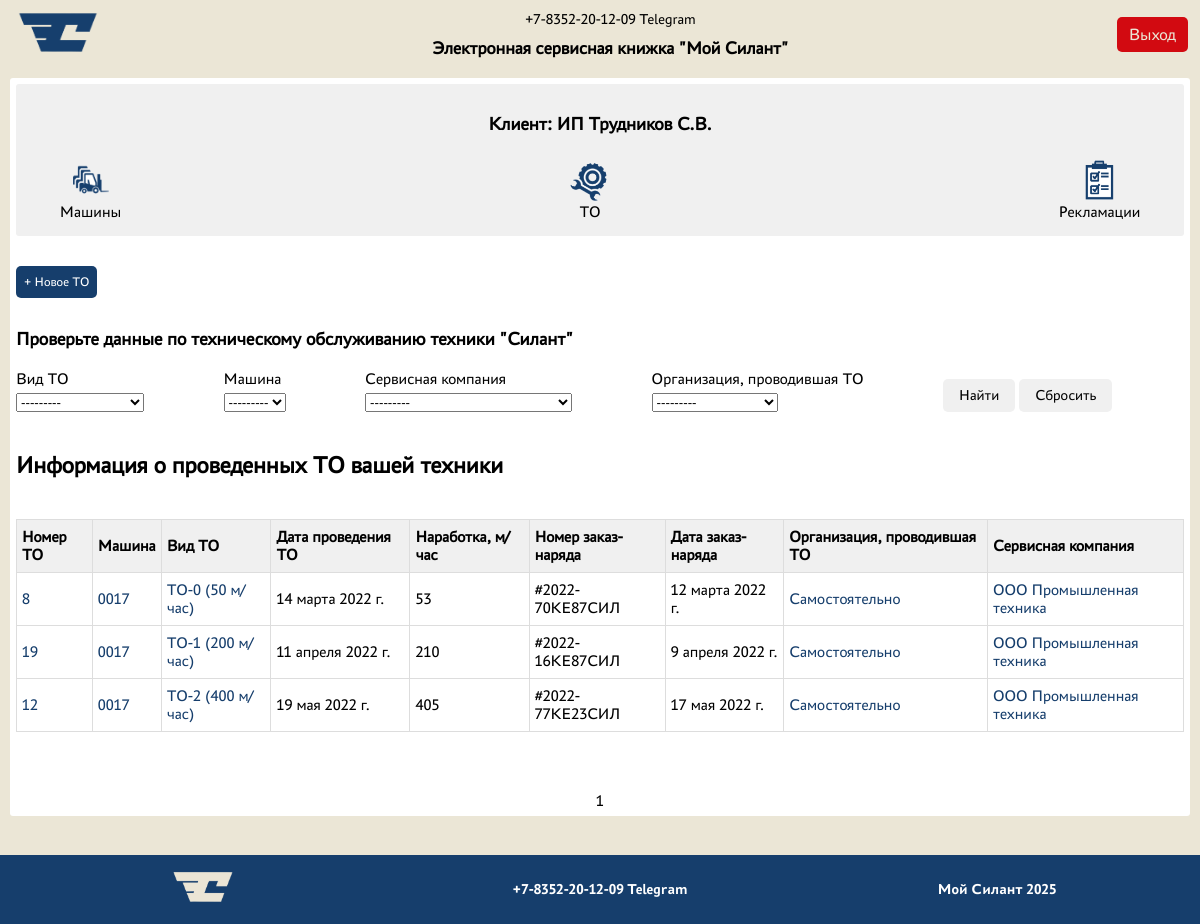
Page /maintenances/ (signed in) on the committed database.
### silant_app/models.py (models this page shows, shortened)
class Client(models.Model):
    name = models.CharField(max_length=255, verbose_name="Имя клиента")
    description = models.TextField(default="Клиент", verbose_name="Описание")
    user = models.OneToOneField(User, on_delete=models.CASCADE, verbose_name="Пользователь")

class Maintenance(models.Model):
    maintenance_type = models.ForeignKey(MaintenanceType, on_delete=models.CASCADE, verbose_name="Вид ТО")
    maintenance_date = models.DateField(verbose_name="Дата проведения ТО")
    operating_time = models.IntegerField(default=0, verbose_name="Наработка, м/час")
    order_number = models.CharField(max_length=255, verbose_name="Номер заказ-наряда")
    order_date = models.DateField(verbose_name="Дата заказ-наряда")
    maintenance_organization = models.ForeignKey(MaintenanceOrganization, on_delete=models.CASCADE, verbose_name="Организация, проводившая ТО")
    machine = models.ForeignKey(Machine, on_delete=models.CASCADE, verbose_name="Машина")
    service_company = models.ForeignKey(ServiceCompany, on_delete=models.CASCADE, verbose_name="Сервисная компания")

class Machine(models.Model):
    serial_number = models.CharField(unique=True, max_length=255, verbose_name="Заводской № машины")
    technic_model = models.ForeignKey(TechnicModel, on_delete=models.CASCADE, verbose_name="Модель техники")
    engine_model = models.ForeignKey(EngineModel, on_delete=models.CASCADE, verbose_name="Модель двигателя")
    engine_number = models.CharField(max_length=255, verbose_name="Заводской № двигателя")
    transmission_model = models.ForeignKey(TransmissionModel, on_delete=models.CASCADE, verbose_name="Модель трансмиссии")
    transmission_number = models.CharField(max_length=255, verbose_name="Заводской № трансмиссии")
    driving_axle_model = models.ForeignKey(DrivingAxleModel, on_delete=models.CASCADE, verbose_name="Модель ведущего моста")
    driving_axle_number = models.CharField(max_length=255, verbose_name="Заводской № ведущего моста")
    steer_axle_model = models.ForeignKey(SteerAxleModel, on_delete=models.CASCADE, verbose_name="Модель управляемого моста")
    steer_axle_number = models.CharField(max_length=255, verbose_name="Заводской № управляемого моста")
    delivery_contract = models.CharField(max_length=255, verbose_name="Договор поставки (№, дата)")
    shipment_date = models.DateField(verbose_name="Дата отгрузки с завода")
    recipient = models.CharField(max_length=255, verbose_name="Грузополучатель (конечный потребитель)")
    delivery_address = models.CharField(max_length=255, verbose_name="Адрес поставки (эксплуатации)")
    configuration = models.TextField(max_length=80, default="Стандарт", verbose_name="Комплектация (доп. опции)")
    client = models.ForeignKey(Client, on_delete=models.CASCADE, verbose_name="Клиент")
    service_company = models.ForeignKey(ServiceCompany, on_delete=models.CASCADE, verbose_name="Сервисная компания")
    def __str__(self):
        return self.serial_number

class MaintenanceType(models.Model):
    name = models.CharField(max_length=255, verbose_name="Вид ТО")
    description = models.TextField(blank=True, verbose_name="Описание")
    def __str__(self):
        return self.name

class MaintenanceOrganization(models.Model):
    name = models.CharField(max_length=255, verbose_name="Название")
    description = models.TextField(default="Организация, проводившая ТО", verbose_name="Описание")
    def __str__(self):
        return self.name

class ServiceCompany(models.Model):
    name = models.CharField(max_length=255, verbose_name="Сервисная компания")
    description = models.TextField(default="Сервисная компания", verbose_name="Описание")
    user = models.OneToOneField(User, on_delete=models.CASCADE, verbose_name="Пользователь")
    def __str__(self):
        return self.name

### silant_app/views.py (the view)
# urls.py: path('maintenances/', MaintenanceListView.as_view(), name='maintenance-list'),
class MaintenanceListView(LoginRequiredMixin, ListView):
    model = Maintenance
    template_name = 'maintenance/maintenance_list.html'
    context_object_name = 'maintenances'
    ordering = ['maintenance_date']
    paginate_by = 10
    def get_queryset(self):
        queryset = super().get_queryset()
        user = self.request.user
        if user.is_superuser or user.groups.filter(name='Manager').exists():
            queryset = queryset
        elif user.groups.filter(name='Service').exists():
            queryset = queryset.filter(machine__service_company=user.servicecompany)
        elif user.groups.filter(name='Client').exists():
            queryset = queryset.filter(machine__client=user.client)
        else:
            queryset = queryset.none
        self.filterset = MaintenanceFilter(self.request.GET, queryset, request=self.request)
        return self.filterset.qs
    def get_context_data(self, **kwargs):
       context = super().get_context_data(**kwargs)
       context['filterset'] = self.filterset
       return context

### silant_app/filters.py (called while the page is built)
def get_machines(request):
    if request is None:
        return Machine.objects.none()
    user = request.user
    if user.is_superuser or user.groups.filter(name='Manager').exists():
        return Machine.objects.all()
    elif user.groups.filter(name='Service').exists():
        return Machine.objects.filter(service_company=request.user.servicecompany).distinct()
    elif user.groups.filter(name='Client').exists():
        return Machine.objects.filter(client=request.user.client).distinct()
    else:
        None

def get_service_company(request):
    if request is None:
        return ServiceCompany.objects.none()
    user = request.user
    if user.is_superuser or user.groups.filter(name='Manager').exists():
        return ServiceCompany.objects.all()
    elif user.groups.filter(name='Service').exists():
        return ServiceCompany.objects.filter(id=request.user.servicecompany.id).distinct()
    elif user.groups.filter(name='Client').exists():
        return ServiceCompany.objects.filter(machine__client=request.user.client).distinct()
    else:
        return ServiceCompany.objects.none()

def get_maintenance_organizations(request):
    if request is None:
        return MaintenanceOrganization.objects.none()
    user = request.user
    if user.is_superuser or user.groups.filter(name='Manager').exists():
        return MaintenanceOrganization.objects.all()
    elif user.groups.filter(name='Service').exists():
        return MaintenanceOrganization.objects.filter(maintenance__machine__service_company=user.servicecompany).distinct()
    elif user.groups.filter(name='Client').exists():
        return MaintenanceOrganization.objects.filter(maintenance__machine__client=request.user.client).distinct()
    else:
        return MaintenanceOrganization.objects.none()

### templates/maintenance/maintenance_list.html (shortened to what this page needs)
{% extends 'default.html' %}
{% load static %}
{% block content %}
    <div class="maintenance-content">
        <div class="profile-content">
            <div class="user-info">
                {% if user.groups.all %}
                    {% for group in user.groups.all %}
                        {% if group.name == "Manager" %}
                            <h3>Менеджер: {{ user.username }}</h3>
                        {% elif group.name == "Service" %}
                            <h3>Сервисная организация: {{ user.servicecompany.name }}</h3>
                        {% elif group.name == "Client" %}
                            <h3>Клиент: {{ user.client.name }}</h3>
                        {% endif %}
                    {% endfor %}
                {% endif %}
            </div>
            <div class="navigation-links">
                <a href="{% url 'machine-list' %}">
                    <img src="{% static 'media/machine.png' %}" alt="Машины">
                    <span>Машины</span>
                </a>
                <a href="{% url 'maintenance-list' %}">
                    <img src="{% static 'media/to.png' %}" alt="ТО">
                    <span>ТО</span>
                </a>
                <a href="{% url 'reclamation-list' %}">
                    <img src="{% static 'media/rec.png' %}" alt="Рекламации">
                    <span>Рекламации</span>
                </a>
            </div>
        </div>
        <div class="add-btn-container">
                <a href="{% url 'maintenance-create' %}" class="add-btn">+ Новое ТО</a>
        </div>
        <div class="search-container">
            <div class="search-header">
                <h3>Проверьте данные по техническому обслуживанию техники "Силант"</h3>
            </div>
            <div class="search-body">
                    <form action="" method="get" class="filter-form">
                        <div class="filter-row">
                            {% for f in filterset.form %}
                                <div class="filter-field">
                                    <label for="{{ filterset.form.id_for_label}}">{{f.label}}</label>
                                    <span>{{f}}</span>
                                </div>
                            {% endfor%}
                            <div class="filter-field">
                                <button type="submit" class="btn-submit">Найти</button>
                                <a href="?" class="btn-reset">Сбросить</a>
                            </div>
                        </div>
                    </form>
            </div>
        </div>
        <div class="info-header">
            <h2>Информация о проведенных ТО вашей техники</h2>
        </div>
        {% if not maintenances %}
            <h3>Данных о ТО не найдено</h3>
        {% else %}
        <div class="table-responsive">
            <table class="info-table">
                <thead>
                    <tr>
                        <th>Номер ТО</th>
                        <th>Машина</th>
                        <th>Вид ТО</th>
                        <th>Дата проведения ТО</th>
                        <th>Наработка, м/час</th>
                        <th>Номер заказ-наряда</th>
                        <th>Дата заказ-наряда</th>
                        <th>Организация, проводившая ТО</th>
                        <th>Сервисная компания</th>
                    </tr>
                </thead>
                <tbody>
                    {% for maintenance in maintenances %}
                        <tr>
                            <td><a href="{% url 'maintenance-detail' maintenance.pk %}" class="table-a">{{ maintenance.pk }}</a></td>
                            <td><a href="{% url 'machine-detail' maintenance.machine.pk %}" class="table-a">{{ maintenance.machine.serial_number }}</a></td>
                            <td><a href="{% url 'maintenancetype-detail' maintenance.maintenance_type.pk %}" class="table-a">{{ maintenance.maintenance_type.name }}</a></td>
                            <td>{{ maintenance.maintenance_date }}</td>
                            <td>{{ maintenance.operating_time }}</td>
                            <td>{{ maintenance.order_number }}</td>
                            <td>{{ maintenance.order_date }}</td>
                            <td><a href="{% url 'maintenanceorganization-detail' maintenance.maintenance_organization.pk%}" class="table-a">{{ maintenance.maintenance_organization.name }}</a></td>
                            <td><a href="{% url 'servicecompany-detail' maintenance.service_company.pk%}" class="table-a">{{ maintenance.service_company.name }}</a></td>
                        </tr>
                    {% endfor %}
                </tbody>
            </table>
        </div>
        {% endif %}
    </div>
    <div class='paginator'>
    {{ page_obj.number }}
    </div>
{% endblock %}

### static/css/index.css (style rules this page uses)
body { background-color: #EBE6D6; margin: 0; padding: 0; padding-bottom: 100px; font-family: PT-Astra; }
.profile-content { display: block; padding: 10px; background-color: rgb(240, 240, 240); border-radius: 3px; justify-items: center; }
.navigation-links { display: flex; align-items: center; justify-content: space-between; align-self: center; width: 80%; flex-wrap: wrap; gap: 15px; }
.navigation-links img { height: 60px; max-width: 100%; }
.navigation-links a, .navigation-links button { display: flex; align-items: center; text-decoration: none; color: black; font-family: PT-Astra; font-size: medium; border-width: 0; border-radius: 5px; padding: 5px; flex-direction: column; text-align: center; }
.add-btn-container { margin: 30px 0; display: flex; flex-wrap: wrap; gap: 10px; }
.add-btn { font-family: PT-Astra; font-size: 14px; padding: 10px; background: #163E6C; border: none; border-radius: 5px; cursor: pointer; color: white; text-decoration: none; white-space: nowrap; }
.filter-form { margin: 20px 0; }
.filter-row { display: flex; flex-wrap: wrap; gap: 10px; align-items: flex-end; }
.filter-field { flex: 1 1 auto; min-width: 120px; }
.filter-field label { display: block; margin-bottom: 5px; }
.btn-submit, .btn-reset { font-family: PT-Astra; font-size: 15px; padding: 8px 16px; background: rgb(240, 240, 240); border: none; border-radius: 5px; cursor: pointer; color: black; text-decoration: none; display: inline-block; text-align: center; line-height: normal; }
.info-header { margin-top: 40px; }
.info-table { width: 100%; border-collapse: collapse; margin: 20px 0; font-size: 1em; }
.info-table th, .info-table td { padding: 8px 5px; text-align: left; border: 1px solid #ddd; }
.info-table th { background-color: rgb(240, 240, 240); border: 1px solid #ddd; position: sticky; top: 0; }
.table-responsive { overflow-x: auto; -webkit-overflow-scrolling: touch; margin-bottom: 20px; border-radius: 3px; }
.table-a { color: #163E6C; text-decoration: none; cursor: pointer; }
.paginator { justify-self: center; margin-top: 40px; }
@media screen and (max-width: 1600px) { .navigation-links { width: 90%; } }
@media screen and (max-width: 1600px) { .navigation-links img { height: 50px; } }
@media screen and (max-width: 1400px) { .navigation-links { width: 95%; gap: 10px; } }
@media screen and (max-width: 1400px) { .navigation-links img { height: 45px; } }
@media screen and (max-width: 1400px) { .add-btn { font-size: 13px; padding: 8px; } }
@media screen and (max-width: 1400px) { .filter-row { gap: 8px; } }
@media screen and (max-width: 1400px) { .filter-field { min-width: 100px; } }

### rows in the picture
Maintenance: pk "8", machine.serial_number "0017", maintenance_type.name "ТО-0 (50 м/час)", maintenance_date "14 марта 2022 г.", operating_time "53", order_number "#2022-70КЕ87СИЛ", order_date "12 марта 2022 г.", maintenance_organization.name "Самостоятельно", service_company.name "ООО Промышленная техника"
Maintenance: pk "19", machine.serial_number "0017", maintenance_type.name "ТО-1 (200 м/час)", maintenance_date "11 апреля 2022 г.", operating_time "210", order_number "#2022-16КЕ87СИЛ", order_date "9 апреля 2022 г.", maintenance_organization.name "Самостоятельно", service_company.name "ООО Промышленная техника"
Maintenance: pk "12", machine.serial_number "0017", maintenance_type.name "ТО-2 (400 м/час)", maintenance_date "19 мая 2022 г.", operating_time "405", order_number "#2022-77КЕ23СИЛ", order_date "17 мая 2022 г.", maintenance_organization.name "Самостоятельно", service_company.name "ООО Промышленная техника"

### other values in the picture
{{ user.client.name }} "ИП Трудников С.В."
{{ f.label }} "Вид ТО" "Машина" "Сервисная компания" "Организация, проводившая ТО"
{{ page_obj.number }} "1"
